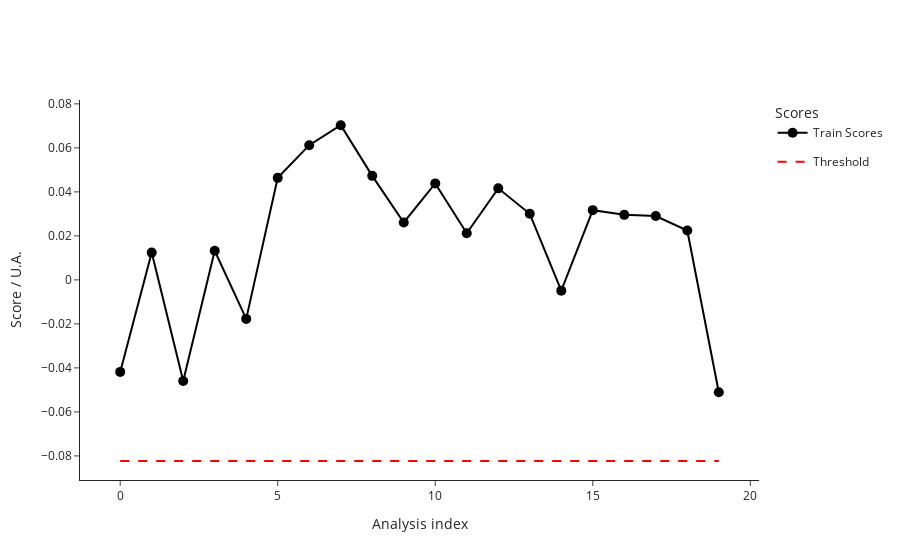

Write notebook code for a chart like this one.
### Code cell
fig_train_scores=ana.plot_scores()
fig_train_scores.write_image("dev/figures/fig_train_scores.png", width=1100, height= 350, scale = 3)
fig_train_scores.show()

### Figure 1 — Plotly figure (JSON) as saved in the notebook; plotly's stock layout.template omitted (floating-point values rounded to 4 significant figures)
{"data": [{"hovertemplate": ["<b>index: </b>18<br><b>name: </b>210812_Pac--005<br><b>path: </b>C:/Users/Sandeep/Desktop/ExtractedSignals\\210812_Pac 2021-08-12 10-30-07\\210812_Pac--005.D<br><b>batch: </b>210812_Pac 2021-08-12 10-30-07<br><b>batch_position: </b>5<br><b>idle_time: </b>39.0<br><b>sample: </b>NaCl 0,9%<br><b>method: </b>SAA_411_Pac.M<br><b>timestamp: </b>2021-08-12 10:50:23<br><b>detector: </b>G1315C<br><b>pump: </b>G7110B<br><b>start_time: </b>2021-08-12 10:50:57<br><b>end_time: </b>2021-08-12 10:54:57<br><b>runtime: </b>239.7000000000036", "<b>index: </b>19<br><b>name: </b>210812_Pac--006<br><b>path: </b>C:/Users/Sandeep/Desktop/ExtractedSignals\\210812_Pac 2021-08-12 10-30-07\\210812_Pac--006.D<br><b>batch: </b>210812_Pac 2021-08-12 10-30-07<br><b>batch_position: </b>6<br><b>idle_time: </b>39.0<br><b>sample: </b>Blank<br><b>method: </b>SAA_411_Pac.M<br><b>timestamp: </b>2021-08-12 10:55:02<br><b>detector: </b>G1315C<br><b>pump: </b>G7110B<br><b>start_time: </b>2021-08-12 10:55:36<br><b>end_time: </b>2021-08-12 10:59:36<br><b>runtime: </b>239.7000000000036", "<b>index: </b>20<br><b>name: </b>210812_Pac--007<br><b>path: </b>C:/Users/Sandeep/Desktop/ExtractedSignals\\210812_Pac 2021-08-12 10-30-07\\210812_Pac--007.D<br><b>batch: </b>210812_Pac 2021-08-12 10-30-07<br><b>batch_position: </b>7<br><b>idle_time: </b>39.0<br><b>sample: </b>0.025 mg/ml<br><b>method: </b>SAA_411_Pac.M<br><b>timestamp: </b>2021-08-12 10:59:41<br><b>detector: </b>G1315C<br><b>pump: </b>G7110B<br><b>start_time: </b>2021-08-12 11:00:15<br><b>end_time: </b>2021-08-12 11:04:15<br><b>runtime: </b>239.7000000000036", "<b>index: </b>21<br><b>name: </b>210812_Pac--008<br><b>path: </b>C:/Users/Sandeep/Desktop/ExtractedSignals\\210812_Pac 2021-08-12 10-30-07\\210812_Pac--008.D<br><b>batch: </b>210812_Pac 2021-08-12 10-30-07<br><b>batch_position: </b>8<br><b>idle_time: </b>39.0<br><b>sample: </b>Blank<br><b>method: </b>SAA_411_Pac.M<br><b>timestamp: </b>2021-08-12 11:04:20<br><b>detector: </b>G1315C<br><b>pump: </b>G7110B<br><b>start_time: </b>2021-08-12 11:04:54<br><b>end_time: </b>2021-08-12 11:08:54<br><b>runtime: </b>239.7000000000036", "<b>index: </b>22<br><b>name: </b>210812_Pac--009<br><b>path: </b>C:/Users/Sandeep/Desktop/ExtractedSignals\\210812_Pac 2021-08-12 10-30-07\\210812_Pac--009.D<br><b>batch: </b>210812_Pac 2021-08-12 10-30-07<br><b>batch_position: </b>9<br><b>idle_time: </b>38.0<br><b>sample: </b>210806/036 :10<br><b>method: </b>SAA_411_Pac.M<br><b>timestamp: </b>2021-08-12 11:08:59<br><b>detector: </b>G1315C<br><b>pump: </b>G7110B<br><b>start_time: </b>2021-08-12 11:09:32<br><b>end_time: </b>2021-08-12 11:13:32<br><b>runtime: </b>239.7000000000036", "<b>index: </b>23<br><b>name: </b>210812_Pac--010<br><b>path: </b>C:/Users/Sandeep/Desktop/ExtractedSignals\\210812_Pac 2021-08-12 10-30-07\\210812_Pac--010.D<br><b>batch: </b>210812_Pac 2021-08-12 10-30-07<br><b>batch_position: </b>10<br><b>idle_time: </b>39.0<br><b>sample: </b>210806/036 :10<br><b>method: </b>SAA_411_Pac.M<br><b>timestamp: </b>2021-08-12 11:13:37<br><b>detector: </b>G7110B<br><b>pump: </b>G7110B<br><b>start_time: </b>2021-08-12 11:14:11<br><b>end_time: </b>2021-08-12 11:18:11<br><b>runtime: </b>239.7000000000036", "<b>index: </b>24<br><b>name: </b>210812_Pac--011<br><b>path: </b>C:/Users/Sandeep/Desktop/ExtractedSignals\\210812_Pac 2021-08-12 10-30-07\\210812_Pac--011.D<br><b>batch: </b>210812_Pac 2021-08-12 10-30-07<br><b>batch_position: </b>11<br><b>idle_time: </b>39.0<br><b>sample: </b>210806/036 :10<br><b>method: </b>SAA_411_Pac.M<br><b>timestamp: </b>2021-08-12 11:18:16<br><b>detector: </b>G7110B<br><b>pump: </b>G7110B<br><b>start_time: </b>2021-08-12 11:18:50<br><b>end_time: </b>2021-08-12 11:22:50<br><b>runtime: </b>239.7000000000036", "<b>index: </b>25<br><b>name: </b>210812_Pac--012<br><b>path: </b>C:/Users/Sandeep/Desktop/ExtractedSignals\\210812_Pac 2021-08-12 10-30-07\\210812_Pac--012.D<br><b>batch: </b>210812_Pac 2021-08-12 10-30-07<br><b>batch_position: </b>12<br><b>idle_time: </b>39.0<br><b>sample: </b>Blank<br><b>method: </b>SAA_411_Pac.M<br><b>timestamp: </b>2021-08-12 11:22:55<br><b>detector: </b>G1315C<br><b>pump: </b>G7110B<br><b>start_time: </b>2021-08-12 11:23:29<br><b>end_time: </b>2021-08-12 11:27:29<br><b>runtime: </b>239.7000000000036", "<b>index: </b>26<br><b>name: </b>210812_Pac--013<br><b>path: </b>C:/Users/Sandeep/Desktop/ExtractedSignals\\210812_Pac 2021-08-12 10-30-07\\210812_Pac--013.D<br><b>batch: </b>210812_Pac 2021-08-12 10-30-07<br><b>batch_position: </b>13<br><b>idle_time: </b>39.0<br><b>sample: </b>0.025 mg/ml<br><b>method: </b>SAA_411_Pac.M<br><b>timestamp: </b>2021-08-12 11:27:34<br><b>detector: </b>G1315C<br><b>pump: </b>G7110B<br><b>start_time: </b>2021-08-12 11:28:08<br><b>end_time: </b>2021-08-12 11:32:08<br><b>runtime: </b>239.7000000000036", "<b>index: </b>27<br><b>name: </b>210812_Pac--014<br><b>path: </b>C:/Users/Sandeep/Desktop/ExtractedSignals\\210812_Pac 2021-08-12 10-30-07\\210812_Pac--014.D<br><b>batch: </b>210812_Pac 2021-08-12 10-30-07<br><b>batch_position: </b>14<br><b>idle_time: </b>38.0<br><b>sample: </b>Blank<br><b>method: </b>SAA_411_Pac.M<br><b>timestamp: </b>2021-08-12 11:32:13<br><b>detector: </b>G7110B<br><b>pump: </b>G7110B<br><b>start_time: </b>2021-08-12 11:32:46<br><b>end_time: </b>2021-08-12 11:36:47<br><b>runtime: </b>239.7000000000036", "<b>index: </b>51<br><b>name: </b>210813_Pac--005<br><b>path: </b>C:/Users/Sandeep/Desktop/ExtractedSignals\\210813_Pac 2021-08-13 10-37-27\\210813_Pac--005.D<br><b>batch: </b>210813_Pac 2021-08-13 10-37-27<br><b>batch_position: </b>5<br><b>idle_time: </b>39.0<br><b>sample: </b>NaCl 0,9%<br><b>method: </b>SAA_411_Pac.M<br><b>timestamp: </b>2021-08-13 10:57:52<br><b>detector: </b>G7110B<br><b>pump: </b>G7110B<br><b>start_time: </b>2021-08-13 10:58:26<br><b>end_time: </b>2021-08-13 11:02:27<br><b>runtime: </b>239.7000000000036", "<b>index: </b>52<br><b>name: </b>210813_Pac--006<br><b>path: </b>C:/Users/Sandeep/Desktop/ExtractedSignals\\210813_Pac 2021-08-13 10-37-27\\210813_Pac--006.D<br><b>batch: </b>210813_Pac 2021-08-13 10-37-27<br><b>batch_position: </b>6<br><b>idle_time: </b>38.0<br><b>sample: </b>Blank<br><b>method: </b>SAA_411_Pac.M<br><b>timestamp: </b>2021-08-13 11:02:31<br><b>detector: </b>G1315C<br><b>pump: </b>G7110B<br><b>start_time: </b>2021-08-13 11:03:05<br><b>end_time: </b>2021-08-13 11:07:06<br><b>runtime: </b>239.7000000000036", "<b>index: </b>53<br><b>name: </b>210813_Pac--007<br><b>path: </b>C:/Users/Sandeep/Desktop/ExtractedSignals\\210813_Pac 2021-08-13 10-37-27\\210813_Pac--007.D<br><b>batch: </b>210813_Pac 2021-08-13 10-37-27<br><b>batch_position: </b>7<br><b>idle_time: </b>38.0<br><b>sample: </b>0.025 mg/ml<br><b>method: </b>SAA_411_Pac.M<br><b>timestamp: </b>2021-08-13 11:07:10<br><b>detector: </b>G1315C<br><b>pump: </b>G7116B<br><b>start_time: </b>2021-08-13 11:07:44<br><b>end_time: </b>2021-08-13 11:11:45<br><b>runtime: </b>239.7000000000036", "<b>index: </b>54<br><b>name: </b>210813_Pac--008<br><b>path: </b>C:/Users/Sandeep/Desktop/ExtractedSignals\\210813_Pac 2021-08-13 10-37-27\\210813_Pac--008.D<br><b>batch: </b>210813_Pac 2021-08-13 10-37-27<br><b>batch_position: </b>8<br><b>idle_time: </b>38.0<br><b>sample: </b>Blank<br><b>method: </b>SAA_411_Pac.M<br><b>timestamp: </b>2021-08-13 11:11:49<br><b>detector: </b>G1315C<br><b>pump: </b>G7110B<br><b>start_time: </b>2021-08-13 11:12:23<br><b>end_time: </b>2021-08-13 11:16:23<br><b>runtime: </b>239.7000000000036", "<b>index: </b>55<br><b>name: </b>210813_Pac--009<br><b>path: </b>C:/Users/Sandeep/Desktop/ExtractedSignals\\210813_Pac 2021-08-13 10-37-27\\210813_Pac--009.D<br><b>batch: </b>210813_Pac 2021-08-13 10-37-27<br><b>batch_position: </b>9<br><b>idle_time: </b>39.0<br><b>sample: </b>210812/004 :20<br><b>method: </b>SAA_411_Pac.M<br><b>timestamp: </b>2021-08-13 11:16:28<br><b>detector: </b>G1315C<br><b>pump: </b>G7110B<br><b>start_time: </b>2021-08-13 11:17:02<br><b>end_time: </b>2021-08-13 11:21:03<br><b>runtime: </b>239.7000000000036", "<b>index: </b>56<br><b>name: </b>210813_Pac--010<br><b>path: </b>C:/Users/Sandeep/Desktop/ExtractedSignals\\210813_Pac 2021-08-13 10-37-27\\210813_Pac--010.D<br><b>batch: </b>210813_Pac 2021-08-13 10-37-27<br><b>batch_position: </b>10<br><b>idle_time: </b>38.0<br><b>sample: </b>210812/004 :20<br><b>method: </b>SAA_411_Pac.M<br><b>timestamp: </b>2021-08-13 11:21:08<br><b>detector: </b>G1315C<br><b>pump: </b>G7110B<br><b>start_time: </b>2021-08-13 11:21:41<br><b>end_time: </b>2021-08-13 11:25:42<br><b>runtime: </b>239.7000000000036", "<b>index: </b>57<br><b>name: </b>210813_Pac--011<br><b>path: </b>C:/Users/Sandeep/Desktop/ExtractedSignals\\210813_Pac 2021-08-13 10-37-27\\210813_Pac--011.D<br><b>batch: </b>210813_Pac 2021-08-13 10-37-27<br><b>batch_position: </b>11<br><b>idle_time: </b>39.0<br><b>sample: </b>210812/004 :20<br><b>method: </b>SAA_411_Pac.M<br><b>timestamp: </b>2021-08-13 11:25:46<br><b>detector: </b>G1315C<br><b>pump: </b>G7110B<br><b>start_time: </b>2021-08-13 11:26:21<br><b>end_time: </b>2021-08-13 11:30:21<br><b>runtime: </b>239.7000000000036", "<b>index: </b>58<br><b>name: </b>210813_Pac--012<br><b>path: </b>C:/Users/Sandeep/Desktop/ExtractedSignals\\210813_Pac 2021-08-13 10-37-27\\210813_Pac--012.D<br><b>batch: </b>210813_Pac 2021-08-13 10-37-27<br><b>batch_position: </b>12<br><b>idle_time: </b>38.0<br><b>sample: </b>Blank<br><b>method: </b>SAA_411_Pac.M<br><b>timestamp: </b>2021-08-13 11:30:26<br><b>detector: </b>G1315C<br><b>pump: </b>G7110B<br><b>start_time: </b>2021-08-13 11:30:59<br><b>end_time: </b>2021-08-13 11:34:59<br><b>runtime: </b>239.7000000000036", "<b>index: </b>59<br><b>name: </b>210813_Pac--013<br><b>path: </b>C:/Users/Sandeep/Desktop/ExtractedSignals\\210813_Pac 2021-08-13 10-37-27\\210813_Pac--013.D<br><b>batch: </b>210813_Pac 2021-08-13 10-37-27<br><b>batch_position: </b>13<br><b>idle_time: </b>39.0<br><b>sample: </b>0.025 mg/ml<br><b>method: </b>SAA_411_Pac.M<br><b>timestamp: </b>2021-08-13 11:35:04<br><b>detector: </b>G1315C<br><b>pump: </b>G7110B<br><b>start_time: </b>2021-08-13 11:35:38<br><b>end_time: </b>2021-08-13 11:39:38<br><b>runtime: </b>239.7000000000036", "<b>index: </b>60<br><b>name: </b>210813_Pac--014<br><b>path: </b>C:/Users/Sandeep/Desktop/ExtractedSignals\\210813_Pac 2021-08-13 10-37-27\\210813_Pac--014.D<br><b>batch: </b>210813_Pac 2021-08-13 10-37-27<br><b>batch_position: </b>14<br><b>idle_time: </b>38.0<br><b>sample: </b>Blank<br><b>method: </b>SAA_411_Pac.M<br><b>timestamp: </b>2021-08-13 11:39:43<br><b>detector: </b>G1315C<br><b>pump: </b>G7110B<br><b>start_time: </b>2021-08-13 11:40:16<br><b>end_time: </b>2021-08-13 11:44:17<br><b>runtime: </b>239.7000000000036"], "legendgroup": "Train", "line": {"color": "black"}, "marker": {"color": "black", "size": 10}, "mode": "lines+markers", "name": "Train Scores", "text": ["<b>index: </b>18<br><b>name: </b>210812_Pac--005<br><b>path: </b>C:/Users/Sandeep/Desktop/ExtractedSignals\\210812_Pac 2021-08-12 10-30-07\\210812_Pac--005.D<br><b>batch: </b>210812_Pac 2021-08-12 10-30-07<br><b>batch_position: </b>5<br><b>idle_time: </b>39.0<br><b>sample: </b>NaCl 0,9%<br><b>method: </b>SAA_411_Pac.M<br><b>timestamp: </b>2021-08-12 10:50:23<br><b>detector: </b>G1315C<br><b>pump: </b>G7110B<br><b>start_time: </b>2021-08-12 10:50:57<br><b>end_time: </b>2021-08-12 10:54:57<br><b>runtime: </b>239.7000000000036", "<b>index: </b>19<br><b>name: </b>210812_Pac--006<br><b>path: </b>C:/Users/Sandeep/Desktop/ExtractedSignals\\210812_Pac 2021-08-12 10-30-07\\210812_Pac--006.D<br><b>batch: </b>210812_Pac 2021-08-12 10-30-07<br><b>batch_position: </b>6<br><b>idle_time: </b>39.0<br><b>sample: </b>Blank<br><b>method: </b>SAA_411_Pac.M<br><b>timestamp: </b>2021-08-12 10:55:02<br><b>detector: </b>G1315C<br><b>pump: </b>G7110B<br><b>start_time: </b>2021-08-12 10:55:36<br><b>end_time: </b>2021-08-12 10:59:36<br><b>runtime: </b>239.7000000000036", "<b>index: </b>20<br><b>name: </b>210812_Pac--007<br><b>path: </b>C:/Users/Sandeep/Desktop/ExtractedSignals\\210812_Pac 2021-08-12 10-30-07\\210812_Pac--007.D<br><b>batch: </b>210812_Pac 2021-08-12 10-30-07<br><b>batch_position: </b>7<br><b>idle_time: </b>39.0<br><b>sample: </b>0.025 mg/ml<br><b>method: </b>SAA_411_Pac.M<br><b>timestamp: </b>2021-08-12 10:59:41<br><b>detector: </b>G1315C<br><b>pump: </b>G7110B<br><b>start_time: </b>2021-08-12 11:00:15<br><b>end_time: </b>2021-08-12 11:04:15<br><b>runtime: </b>239.7000000000036", "<b>index: </b>21<br><b>name: </b>210812_Pac--008<br><b>path: </b>C:/Users/Sandeep/Desktop/ExtractedSignals\\210812_Pac 2021-08-12 10-30-07\\210812_Pac--008.D<br><b>batch: </b>210812_Pac 2021-08-12 10-30-07<br><b>batch_position: </b>8<br><b>idle_time: </b>39.0<br><b>sample: </b>Blank<br><b>method: </b>SAA_411_Pac.M<br><b>timestamp: </b>2021-08-12 11:04:20<br><b>detector: </b>G1315C<br><b>pump: </b>G7110B<br><b>start_time: </b>2021-08-12 11:04:54<br><b>end_time: </b>2021-08-12 11:08:54<br><b>runtime: </b>239.7000000000036", "<b>index: </b>22<br><b>name: </b>210812_Pac--009<br><b>path: </b>C:/Users/Sandeep/Desktop/ExtractedSignals\\210812_Pac 2021-08-12 10-30-07\\210812_Pac--009.D<br><b>batch: </b>210812_Pac 2021-08-12 10-30-07<br><b>batch_position: </b>9<br><b>idle_time: </b>38.0<br><b>sample: </b>210806/036 :10<br><b>method: </b>SAA_411_Pac.M<br><b>timestamp: </b>2021-08-12 11:08:59<br><b>detector: </b>G1315C<br><b>pump: </b>G7110B<br><b>start_time: </b>2021-08-12 11:09:32<br><b>end_time: </b>2021-08-12 11:13:32<br><b>runtime: </b>239.7000000000036", "<b>index: </b>23<br><b>name: </b>210812_Pac--010<br><b>path: </b>C:/Users/Sandeep/Desktop/ExtractedSignals\\210812_Pac 2021-08-12 10-30-07\\210812_Pac--010.D<br><b>batch: </b>210812_Pac 2021-08-12 10-30-07<br><b>batch_position: </b>10<br><b>idle_time: </b>39.0<br><b>sample: </b>210806/036 :10<br><b>method: </b>SAA_411_Pac.M<br><b>timestamp: </b>2021-08-12 11:13:37<br><b>detector: </b>G7110B<br><b>pump: </b>G7110B<br><b>start_time: </b>2021-08-12 11:14:11<br><b>end_time: </b>2021-08-12 11:18:11<br><b>runtime: </b>239.7000000000036", "<b>index: </b>24<br><b>name: </b>210812_Pac--011<br><b>path: </b>C:/Users/Sandeep/Desktop/ExtractedSignals\\210812_Pac 2021-08-12 10-30-07\\210812_Pac--011.D<br><b>batch: </b>210812_Pac 2021-08-12 10-30-07<br><b>batch_position: </b>11<br><b>idle_time: </b>39.0<br><b>sample: </b>210806/036 :10<br><b>method: </b>SAA_411_Pac.M<br><b>timestamp: </b>2021-08-12 11:18:16<br><b>detector: </b>G7110B<br><b>pump: </b>G7110B<br><b>start_time: </b>2021-08-12 11:18:50<br><b>end_time: </b>2021-08-12 11:22:50<br><b>runtime: </b>239.7000000000036", "<b>index: </b>25<br><b>name: </b>210812_Pac--012<br><b>path: </b>C:/Users/Sandeep/Desktop/ExtractedSignals\\210812_Pac 2021-08-12 10-30-07\\210812_Pac--012.D<br><b>batch: </b>210812_Pac 2021-08-12 10-30-07<br><b>batch_position: </b>12<br><b>idle_time: </b>39.0<br><b>sample: </b>Blank<br><b>method: </b>SAA_411_Pac.M<br><b>timestamp: </b>2021-08-12 11:22:55<br><b>detector: </b>G1315C<br><b>pump: </b>G7110B<br><b>start_time: </b>2021-08-12 11:23:29<br><b>end_time: </b>2021-08-12 11:27:29<br><b>runtime: </b>239.7000000000036", "<b>index: </b>26<br><b>name: </b>210812_Pac--013<br><b>path: </b>C:/Users/Sandeep/Desktop/ExtractedSignals\\210812_Pac 2021-08-12 10-30-07\\210812_Pac--013.D<br><b>batch: </b>210812_Pac 2021-08-12 10-30-07<br><b>batch_position: </b>13<br><b>idle_time: </b>39.0<br><b>sample: </b>0.025 mg/ml<br><b>method: </b>SAA_411_Pac.M<br><b>timestamp: </b>2021-08-12 11:27:34<br><b>detector: </b>G1315C<br><b>pump: </b>G7110B<br><b>start_time: </b>2021-08-12 11:28:08<br><b>end_time: </b>2021-08-12 11:32:08<br><b>runtime: </b>239.7000000000036", "<b>index: </b>27<br><b>name: </b>210812_Pac--014<br><b>path: </b>C:/Users/Sandeep/Desktop/ExtractedSignals\\210812_Pac 2021-08-12 10-30-07\\210812_Pac--014.D<br><b>batch: </b>210812_Pac 2021-08-12 10-30-07<br><b>batch_position: </b>14<br><b>idle_time: </b>38.0<br><b>sample: </b>Blank<br><b>method: </b>SAA_411_Pac.M<br><b>timestamp: </b>2021-08-12 11:32:13<br><b>detector: </b>G7110B<br><b>pump: </b>G7110B<br><b>start_time: </b>2021-08-12 11:32:46<br><b>end_time: </b>2021-08-12 11:36:47<br><b>runtime: </b>239.7000000000036", "<b>index: </b>51<br><b>name: </b>210813_Pac--005<br><b>path: </b>C:/Users/Sandeep/Desktop/ExtractedSignals\\210813_Pac 2021-08-13 10-37-27\\210813_Pac--005.D<br><b>batch: </b>210813_Pac 2021-08-13 10-37-27<br><b>batch_position: </b>5<br><b>idle_time: </b>39.0<br><b>sample: </b>NaCl 0,9%<br><b>method: </b>SAA_411_Pac.M<br><b>timestamp: </b>2021-08-13 10:57:52<br><b>detector: </b>G7110B<br><b>pump: </b>G7110B<br><b>start_time: </b>2021-08-13 10:58:26<br><b>end_time: </b>2021-08-13 11:02:27<br><b>runtime: </b>239.7000000000036", "<b>index: </b>52<br><b>name: </b>210813_Pac--006<br><b>path: </b>C:/Users/Sandeep/Desktop/ExtractedSignals\\210813_Pac 2021-08-13 10-37-27\\210813_Pac--006.D<br><b>batch: </b>210813_Pac 2021-08-13 10-37-27<br><b>batch_position: </b>6<br><b>idle_time: </b>38.0<br><b>sample: </b>Blank<br><b>method: </b>SAA_411_Pac.M<br><b>timestamp: </b>2021-08-13 11:02:31<br><b>detector: </b>G1315C<br><b>pump: </b>G7110B<br><b>start_time: </b>2021-08-13 11:03:05<br><b>end_time: </b>2021-08-13 11:07:06<br><b>runtime: </b>239.7000000000036", "<b>index: </b>53<br><b>name: </b>210813_Pac--007<br><b>path: </b>C:/Users/Sandeep/Desktop/ExtractedSignals\\210813_Pac 2021-08-13 10-37-27\\210813_Pac--007.D<br><b>batch: </b>210813_Pac 2021-08-13 10-37-27<br><b>batch_position: </b>7<br><b>idle_time: </b>38.0<br><b>sample: </b>0.025 mg/ml<br><b>method: </b>SAA_411_Pac.M<br><b>timestamp: </b>2021-08-13 11:07:10<br><b>detector: </b>G1315C<br><b>pump: </b>G7116B<br><b>start_time: </b>2021-08-13 11:07:44<br><b>end_time: </b>2021-08-13 11:11:45<br><b>runtime: </b>239.7000000000036", "<b>index: </b>54<br><b>name: </b>210813_Pac--008<br><b>path: </b>C:/Users/Sandeep/Desktop/ExtractedSignals\\210813_Pac 2021-08-13 10-37-27\\210813_Pac--008.D<br><b>batch: </b>210813_Pac 2021-08-13 10-37-27<br><b>batch_position: </b>8<br><b>idle_time: </b>38.0<br><b>sample: </b>Blank<br><b>method: </b>SAA_411_Pac.M<br><b>timestamp: </b>2021-08-13 11:11:49<br><b>detector: </b>G1315C<br><b>pump: </b>G7110B<br><b>start_time: </b>2021-08-13 11:12:23<br><b>end_time: </b>2021-08-13 11:16:23<br><b>runtime: </b>239.7000000000036", "<b>index: </b>55<br><b>name: </b>210813_Pac--009<br><b>path: </b>C:/Users/Sandeep/Desktop/ExtractedSignals\\210813_Pac 2021-08-13 10-37-27\\210813_Pac--009.D<br><b>batch: </b>210813_Pac 2021-08-13 10-37-27<br><b>batch_position: </b>9<br><b>idle_time: </b>39.0<br><b>sample: </b>210812/004 :20<br><b>method: </b>SAA_411_Pac.M<br><b>timestamp: </b>2021-08-13 11:16:28<br><b>detector: </b>G1315C<br><b>pump: </b>G7110B<br><b>start_time: </b>2021-08-13 11:17:02<br><b>end_time: </b>2021-08-13 11:21:03<br><b>runtime: </b>239.7000000000036", "<b>index: </b>56<br><b>name: </b>210813_Pac--010<br><b>path: </b>C:/Users/Sandeep/Desktop/ExtractedSignals\\210813_Pac 2021-08-13 10-37-27\\210813_Pac--010.D<br><b>batch: </b>210813_Pac 2021-08-13 10-37-27<br><b>batch_position: </b>10<br><b>idle_time: </b>38.0<br><b>sample: </b>210812/004 :20<br><b>method: </b>SAA_411_Pac.M<br><b>timestamp: </b>2021-08-13 11:21:08<br><b>detector: </b>G1315C<br><b>pump: </b>G7110B<br><b>start_time: </b>2021-08-13 11:21:41<br><b>end_time: </b>2021-08-13 11:25:42<br><b>runtime: </b>239.7000000000036", "<b>index: </b>57<br><b>name: </b>210813_Pac--011<br><b>path: </b>C:/Users/Sandeep/Desktop/ExtractedSignals\\210813_Pac 2021-08-13 10-37-27\\210813_Pac--011.D<br><b>batch: </b>210813_Pac 2021-08-13 10-37-27<br><b>batch_position: </b>11<br><b>idle_time: </b>39.0<br><b>sample: </b>210812/004 :20<br><b>method: </b>SAA_411_Pac.M<br><b>timestamp: </b>2021-08-13 11:25:46<br><b>detector: </b>G1315C<br><b>pump: </b>G7110B<br><b>start_time: </b>2021-08-13 11:26:21<br><b>end_time: </b>2021-08-13 11:30:21<br><b>runtime: </b>239.7000000000036", "<b>index: </b>58<br><b>name: </b>210813_Pac--012<br><b>path: </b>C:/Users/Sandeep/Desktop/ExtractedSignals\\210813_Pac 2021-08-13 10-37-27\\210813_Pac--012.D<br><b>batch: </b>210813_Pac 2021-08-13 10-37-27<br><b>batch_position: </b>12<br><b>idle_time: </b>38.0<br><b>sample: </b>Blank<br><b>method: </b>SAA_411_Pac.M<br><b>timestamp: </b>2021-08-13 11:30:26<br><b>detector: </b>G1315C<br><b>pump: </b>G7110B<br><b>start_time: </b>2021-08-13 11:30:59<br><b>end_time: </b>2021-08-13 11:34:59<br><b>runtime: </b>239.7000000000036", "<b>index: </b>59<br><b>name: </b>210813_Pac--013<br><b>path: </b>C:/Users/Sandeep/Desktop/ExtractedSignals\\210813_Pac 2021-08-13 10-37-27\\210813_Pac--013.D<br><b>batch: </b>210813_Pac 2021-08-13 10-37-27<br><b>batch_position: </b>13<br><b>idle_time: </b>39.0<br><b>sample: </b>0.025 mg/ml<br><b>method: </b>SAA_411_Pac.M<br><b>timestamp: </b>2021-08-13 11:35:04<br><b>detector: </b>G1315C<br><b>pump: </b>G7110B<br><b>start_time: </b>2021-08-13 11:35:38<br><b>end_time: </b>2021-08-13 11:39:38<br><b>runtime: </b>239.7000000000036", "<b>index: </b>60<br><b>name: </b>210813_Pac--014<br><b>path: </b>C:/Users/Sandeep/Desktop/ExtractedSignals\\210813_Pac 2021-08-13 10-37-27\\210813_Pac--014.D<br><b>batch: </b>210813_Pac 2021-08-13 10-37-27<br><b>batch_position: </b>14<br><b>idle_time: </b>38.0<br><b>sample: </b>Blank<br><b>method: </b>SAA_411_Pac.M<br><b>timestamp: </b>2021-08-13 11:39:43<br><b>detector: </b>G1315C<br><b>pump: </b>G7110B<br><b>start_time: </b>2021-08-13 11:40:16<br><b>end_time: </b>2021-08-13 11:44:17<br><b>runtime: </b>239.7000000000036"], "type": "scatter", "x": [0, 1, 2, 3, 4, 5, 6, 7, 8, 9, 10, 11, 12, 13, 14, 15, 16, 17, 18, 19], "y": [-0.04182, 0.0124, -0.04596, 0.01325, -0.01773, 0.04638, 0.06123, 0.07028, 0.04728, 0.02609, 0.04385, 0.02121, 0.04161, 0.03003, -0.004882, 0.03169, 0.02956, 0.02905, 0.02244, -0.0511]}, {"legendgroup": "Threshold", "line": {"color": "red", "dash": "dash"}, "mode": "lines", "name": "Threshold", "type": "scatter", "x": [0, 19], "y": [-0.08232, -0.08232]}], "layout": {"legend": {"title": {"text": "Scores"}}, "xaxis": {"title": {"text": "Analysis index"}}, "yaxis": {"title": {"text": "Score / U.A."}}}}
